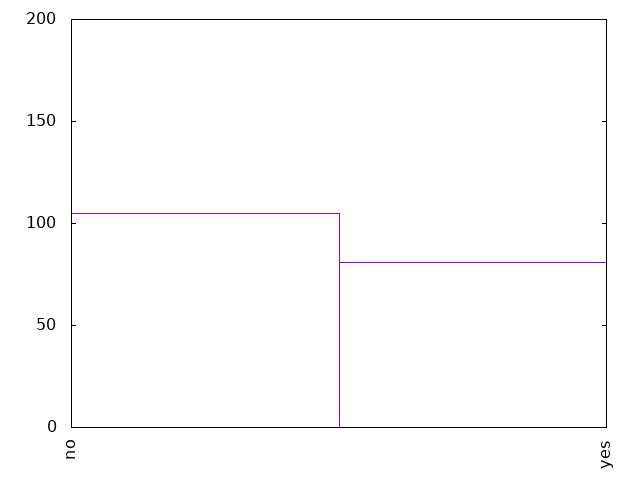

Recreate this plot in gnuplot.
set term png
set out "0-10paid.png"
set key off
set xtics rotate
set yrange[0:200]

plot '0-10paid.dat' using 1:xticlabel(2) with boxes
